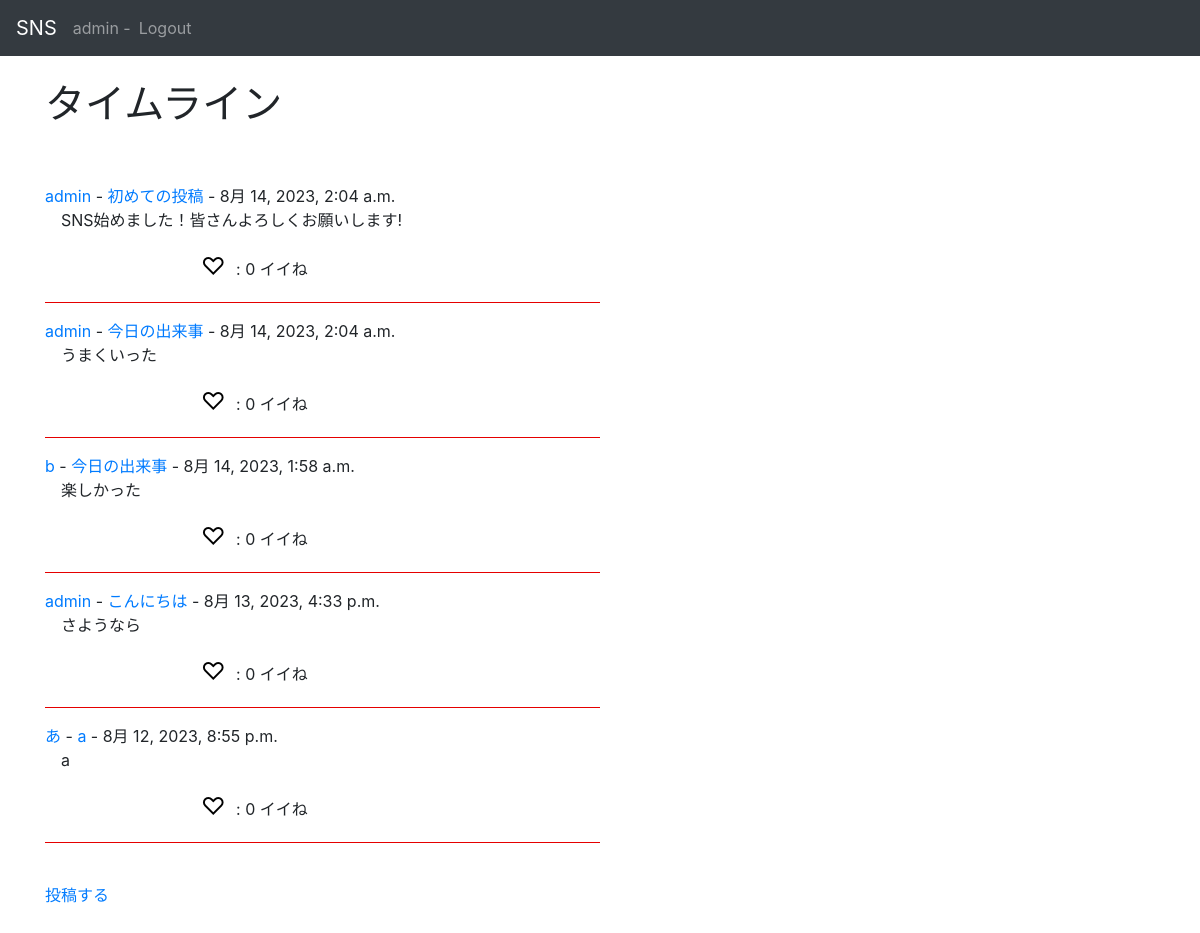
The app's page /sns/ (signed in), older data.
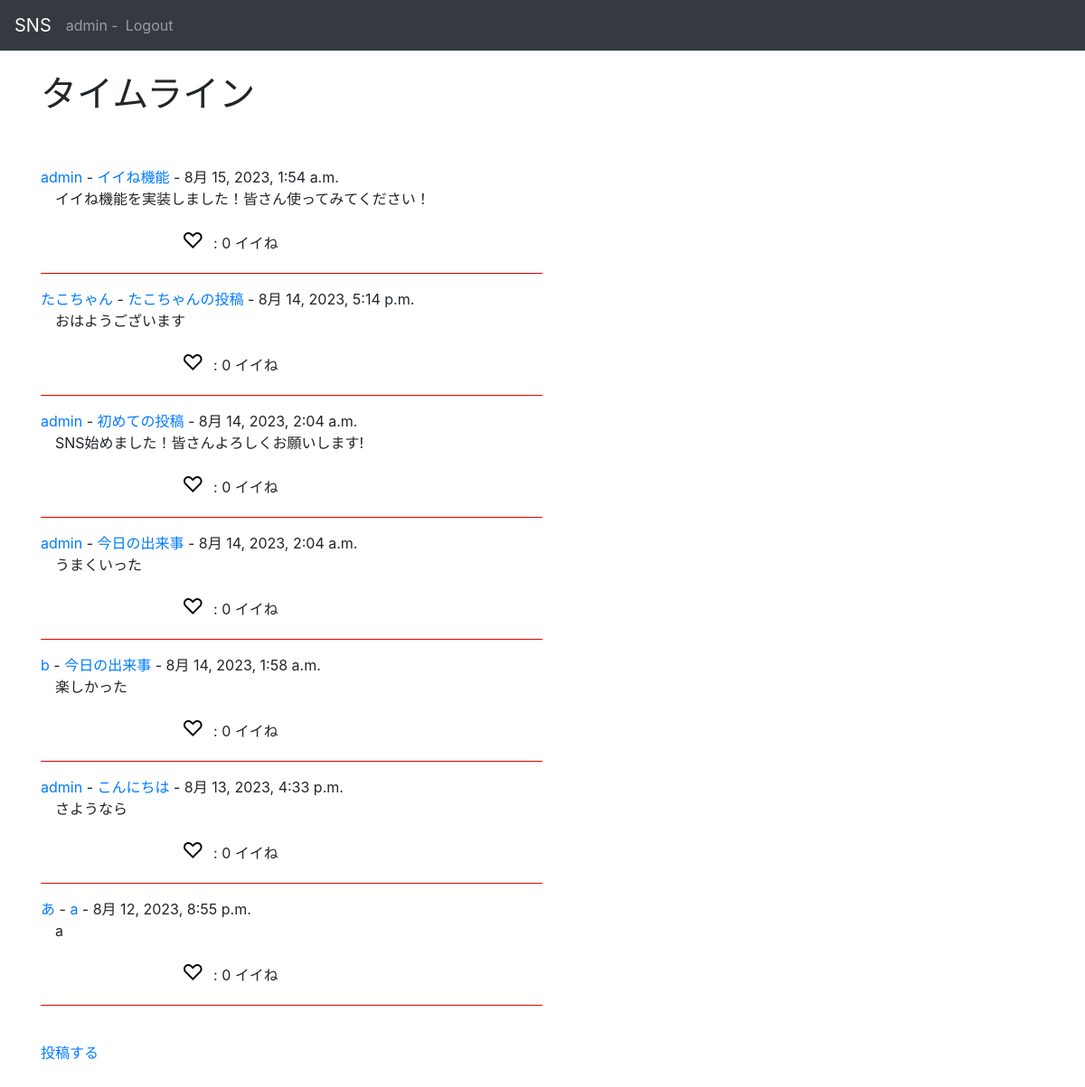
The same page, newer data.
### accounts/models.py (models this page shows, shortened)
class CustomUser(AbstractBaseUser, PermissionsMixin):
    id = models.UUIDField(primary_key=True, default=uuid.uuid4, editable=False)
    email = models.EmailField(_("email address"), unique=True, blank=True)
    is_staff = models.BooleanField(
        _("staff status"),
        default=False,
        help_text=_("Designates whether the user can log into this admin site."),
    )
    username = models.CharField(_("username"), max_length=50)
    usertag = models.CharField(_("usertag"), max_length=16, default=randomname(16), unique=True)
    created_at = models.DateTimeField(auto_now_add=True)
    objects = CustomUserManager()
    EMAIL_FIELD = "email"
    USERNAME_FIELD = "email"
    REQUIRED_FIELDS = ["username", "usertag"]
    class Meta:
        verbose_name = _("user")
        verbose_name_plural = _("users")
    def __str__(self):
        return self.username

### sns/models.py (models this page shows, shortened)
class Post(models.Model):
    id = models.UUIDField(primary_key=True, default=uuid.uuid4, editable=False)
    title = models.CharField(max_length=50)
    detail = models.CharField(max_length=255)
    author = models.ForeignKey(
        get_user_model(),
        on_delete=models.CASCADE
    )
    created_at = models.DateTimeField(auto_now_add=True)
    good_num = models.IntegerField(default=0)

### sns/views.py (the view)
# urls.py: path("", views.IndexView.as_view(), name="index"),
class IndexView(generic.ListView):
    model = Post
    def get_context_data(self, *args, **kwargs: Any):
        context = super().get_context_data(*args, **kwargs)
        good = Good.objects.filter(gooder=self.request.user)
        tmp = set()
        numdict = {}
        for m in Post.objects.all():
            numdict[str(m.id)] = m.id
        for g in good:
            tmp.add(g.post)
        context["goods"] = tmp
        context["num"] = numdict
        return context

### sns/templates/sns/post_list.html (shortened to what this page needs)
{% extends 'base.html' %}
{% block content %}
<h1>タイムライン</h1><br><br>
<div>
    {% load static %}
    {% for post in object_list reversed %}
        <a href='{% url "accounts:user" post.author.pk%}'>
            {{ post.author }}
        </a>-
        <a href='{% url "sns:post" post.pk %}'>
            {{ post.title }}
        </a>-
            {{ post.created_at }}
        <br>
        <p>
            {{ post.detail }}
        </p>
        <p style="margin-left:150px">
            <button onclick="location.href='{% url 'sns:good' post.id 1 %}'">
                {% if post in goods %}
                    <font color="red" size="5">♥</font>
                {% else %}
                    <font size="5">♡</font>
                {% endif %}
            </button>
             : {{ post.good_num }} イイね
            <hr size="30" color="red" width="50%" align="left">
        </p>
    {% endfor %}
</div>
<br>
{% if user.is_authenticated %}
    <div>
        <a href='{% url "sns:create" %}'>投稿する</a>
    </div>
{% endif %}
<br>
<br>
{% endblock %}

### templates/base.html (shortened to what this page needs)
<!DOCTYPE html>
<html>
    <head>
        <link rel='stylesheet' href='https://maxcdn.bootstrapcdn.com/bootstrap/4.0.0/css/bootstrap.min.css' >
    </head>
    <body>
        <nav class='navbar navbar-expand-sm navbar-dark bg-dark fixed-top'>
            <a class='navbar-brand' href='{% url "sns:index" %}'>SNS</a>
            <ul class="navbar-nav">
                {% if user.is_authenticated %}
                    <li class="navbar-item">
                        <a href='{% url "accounts:user" user.id %}'>
                            <span class="navbar-text">{{ user }} -</span>
                        </a>
                    </li>
                    <li class="nav-item">
                        <a href='{% url "logout" %}' class="logout nav-link">
                            Logout
                        </a>
                    </li>
                {% endif %}
            </ul>
        </nav>
        <div class='container'>
            {% block content %}
            {% endblock %}
        </div>
    </body>
</html>

### templates/base.html (style rules this page uses)
body { padding-top : 80px }

### sns/templates/sns/post_list.html (style rules this page uses)
p { margin-left:1rem; }
button { background: none; border : none; outline: none; box-shadow:none; }

Row changes from the older to the newer data that the page shows:
added Post: author "admin", title "イイね機能", created_at "8月 15, 2023, 1:54 a.m.", detail "イイね機能を実装しました！皆さん使ってみてください！", good_num "0"
added Post: author "たこちゃん", title "たこちゃんの投稿", created_at "8月 14, 2023, 5:14 p.m.", detail "おはようございます", good_num "0"
